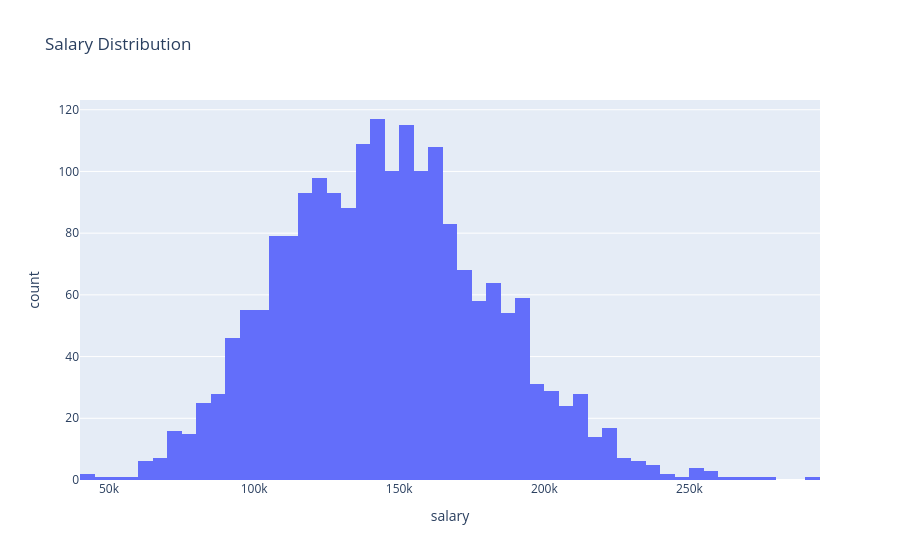

Notebook cell for this chart:
### Code cell
fig = px.histogram(
      df,
      x = "salary",
     title = "Salary Distribution"
)
fig.show()

### Figure 1 — Plotly figure (JSON) as saved in the notebook; plotly's stock layout.template omitted (floating-point values rounded to 4 significant figures; data arrays with more than 128 entries replaced by an {"elided": "..."} marker saying what was removed)
{"data": [{"bingroup": "x", "hovertemplate": "salary=%{x}<br>count=%{y}<extra></extra>", "legendgroup": "", "marker": {"color": "#636efa", "pattern": {"shape": ""}}, "name": "", "orientation": "v", "showlegend": false, "type": "histogram", "x": {"elided": "1999 float values"}, "xaxis": "x", "yaxis": "y"}], "layout": {"barmode": "relative", "legend": {"tracegroupgap": 0}, "title": {"text": "Salary Distribution"}, "xaxis": {"anchor": "y", "domain": [0, 1], "title": {"text": "salary"}}, "yaxis": {"anchor": "x", "domain": [0, 1], "title": {"text": "count"}}}}
